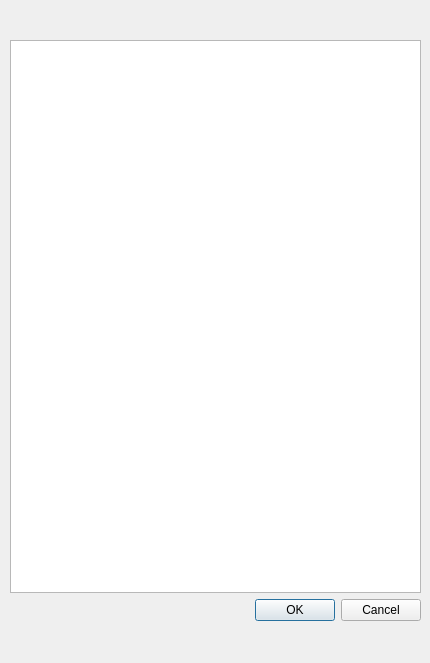
<?xml version="1.0" encoding="UTF-8"?>
<ui version="4.0">
 <class>TextEditorWindow</class>
 <widget class="QDialog" name="TextEditorWindow">
  <property name="geometry">
   <rect>
    <x>0</x>
    <y>0</y>
    <width>430</width>
    <height>663</height>
   </rect>
  </property>
  <property name="windowTitle">
   <string>Dialog</string>
  </property>
  <widget class="QWidget" name="widget" native="true">
   <property name="geometry">
    <rect>
     <x>-60</x>
     <y>-90</y>
     <width>511</width>
     <height>781</height>
    </rect>
   </property>
   <widget class="QWidget" name="">
    <property name="geometry">
     <rect>
      <x>70</x>
      <y>130</y>
      <width>411</width>
      <height>581</height>
     </rect>
    </property>
    <layout class="QVBoxLayout" name="verticalLayout">
     <item>
      <widget class="QTextEdit" name="textEdit"/>
     </item>
     <item>
      <widget class="QDialogButtonBox" name="buttonBox">
       <property name="orientation">
        <enum>Qt::Orientation::Horizontal</enum>
       </property>
       <property name="standardButtons">
        <set>QDialogButtonBox::StandardButton::Cancel|QDialogButtonBox::StandardButton::Ok</set>
       </property>
      </widget>
     </item>
    </layout>
   </widget>
  </widget>
 </widget>
 <resources/>
 <connections>
  <connection>
   <sender>buttonBox</sender>
   <signal>accepted()</signal>
   <receiver>TextEditorWindow</receiver>
   <slot>accept()</slot>
   <hints>
    <hint type="sourcelabel">
     <x>248</x>
     <y>254</y>
    </hint>
    <hint type="destinationlabel">
     <x>157</x>
     <y>274</y>
    </hint>
   </hints>
  </connection>
  <connection>
   <sender>buttonBox</sender>
   <signal>rejected()</signal>
   <receiver>TextEditorWindow</receiver>
   <slot>reject()</slot>
   <hints>
    <hint type="sourcelabel">
     <x>316</x>
     <y>260</y>
    </hint>
    <hint type="destinationlabel">
     <x>286</x>
     <y>274</y>
    </hint>
   </hints>
  </connection>
 </connections>
</ui>
